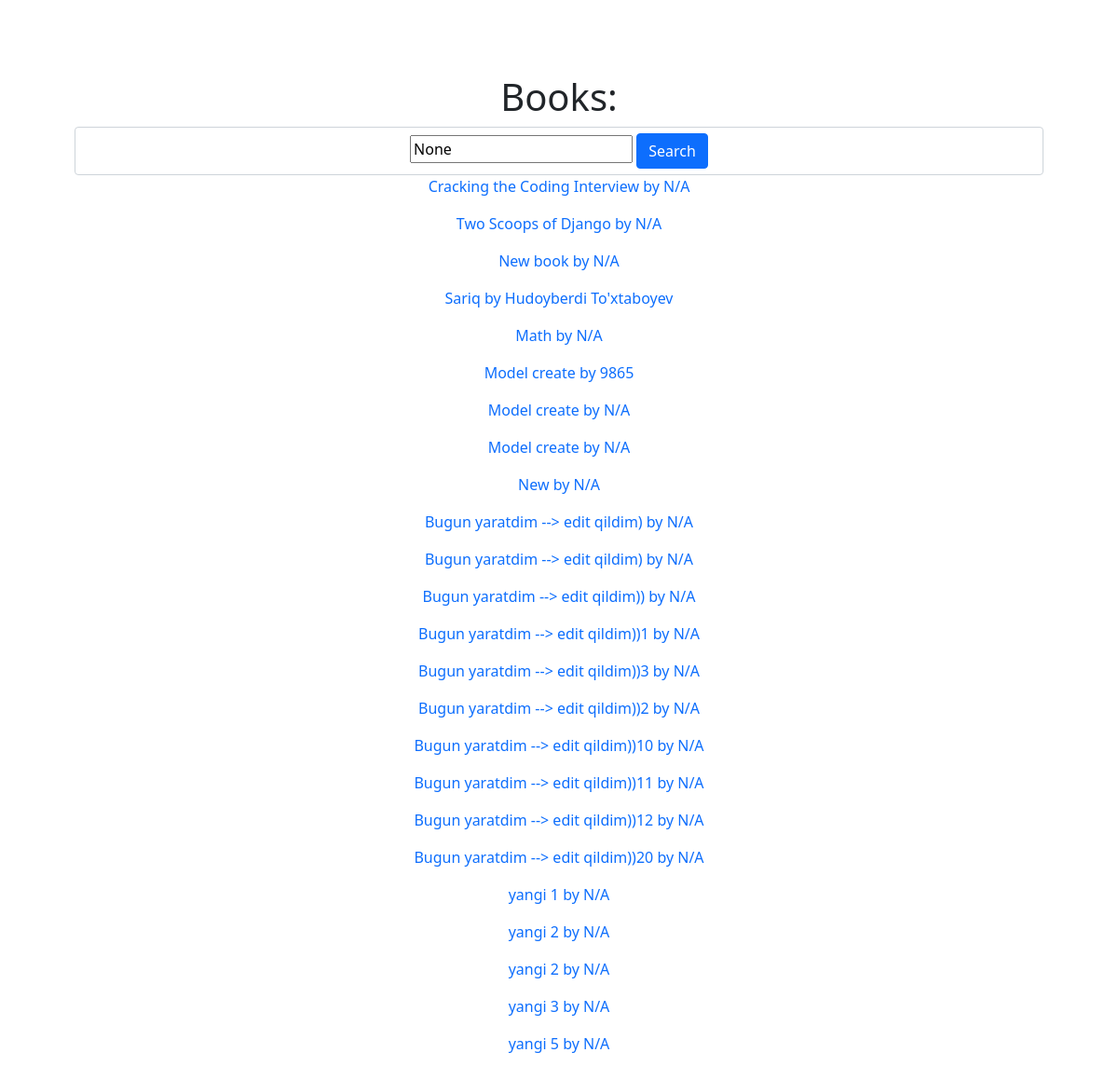
The page /books/ on the database its author committed.
### library/models.py (models this page shows, shortened)
class Book(models.Model):
    title = models.CharField(max_length=512)
    author = models.CharField(max_length=512)
    count = models.IntegerField(default=1)
    class Meta:
        db_table = "books"

### library/views.py (the view)
# urls.py: path('books/', books_list, name='books-list'),
def books_list(request):
    search = request.GET.get("search")
    if search is None:
        books = Book.objects.all()
    else:
        books = Book.objects.filter(title__contains=search)
    return render(
        request, 'library/books.html', {'books': books, 'search': search}
    )

### library/templates/library/books.html (shortened to what this page needs)
<!DOCTYPE html>
<html lang="en">
<head>
    <link href="https://cdn.jsdelivr.net/npm/bootstrap@5.0.0-beta3/dist/css/bootstrap.min.css" rel="stylesheet">
    <link rel="stylesheet" href="/static/library/style.css">
</head>
<body>
<h1>Books:</h1>
<form class="form-control">
    <input name="search" value="{{ search }}" placeholder="Search books...">
    <button type="submit" class="btn btn-primary">Search</button>
</form>
<div>
{% for book in books %}
    <p>
        <a href="{% url 'book-detail' book.pk %}">
            {{ book.title }} by {{ book.author }}
        </a>
    </p>
{% endfor %}
</div>
</body>
</html>

### library/static/library/style.css (style rules this page uses)
body { text-align: center; padding: 80px; }
a { text-decoration: none; }

### rows shown on the page
Book: title "Cracking the Coding Interview", author "N/A"
Book: title "Two Scoops of Django", author "N/A"
Book: title "New book", author "N/A"
Book: title "Sariq", author "Hudoyberdi To'xtaboyev"
Book: title "Math", author "N/A"
Book: title "Model create", author "9865"
Book: title "Model create", author "N/A"
Book: title "Model create", author "N/A"
Book: title "New", author "N/A"
Book: title "Bugun yaratdim --> edit qildim)", author "N/A"
Book: title "Bugun yaratdim --> edit qildim)", author "N/A"
Book: title "Bugun yaratdim --> edit qildim))", author "N/A"
Book: title "Bugun yaratdim --> edit qildim))1", author "N/A"
Book: title "Bugun yaratdim --> edit qildim))3", author "N/A"
Book: title "Bugun yaratdim --> edit qildim))2", author "N/A"
Book: title "Bugun yaratdim --> edit qildim))10", author "N/A"
Book: title "Bugun yaratdim --> edit qildim))11", author "N/A"
Book: title "Bugun yaratdim --> edit qildim))12", author "N/A"
Book: title "Bugun yaratdim --> edit qildim))20", author "N/A"
Book: title "yangi 1", author "N/A"
Book: title "yangi 2", author "N/A"
Book: title "yangi 2", author "N/A"
Book: title "yangi 3", author "N/A"
Book: title "yangi 5", author "N/A"
